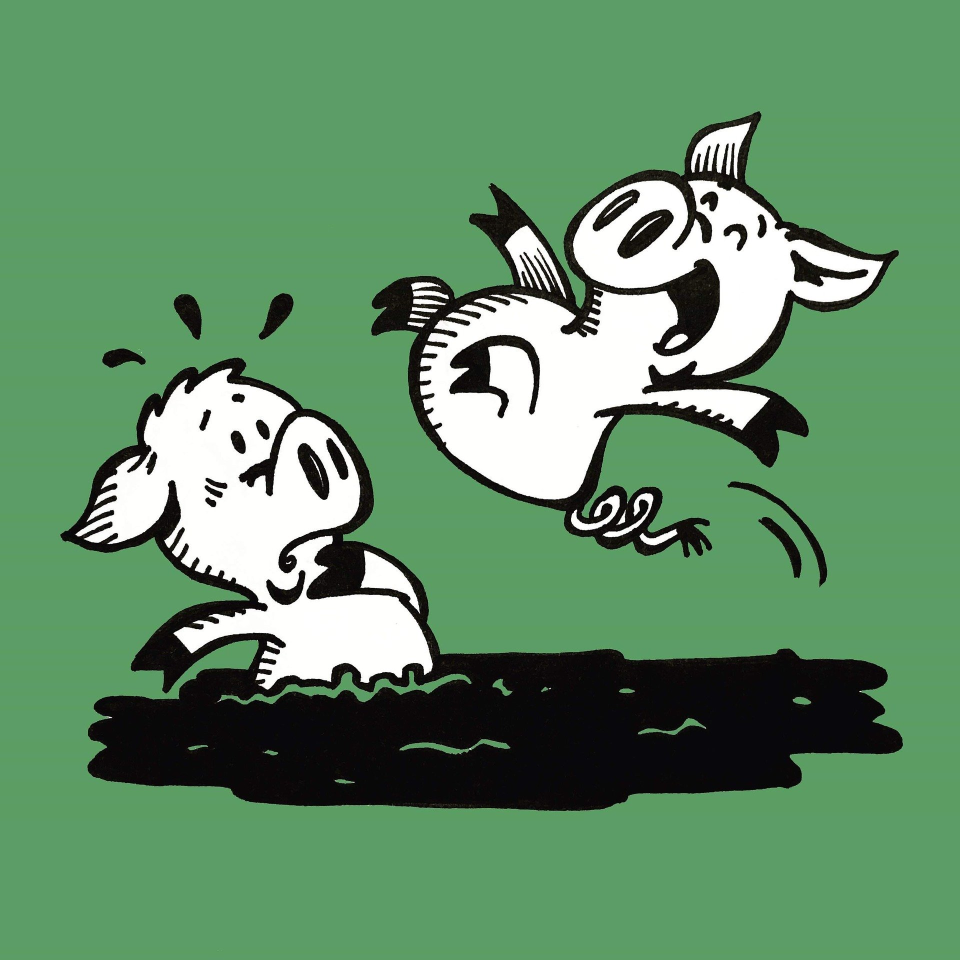
#> input picture OpenCV/img/pig.jpg, 1920 x 1920 px (shown at 1/2 size)
$ python Openv_program.py
#> lines starting #> are read from the running program, lines starting #| are printed output that depends on the picture
import cv2
import numpy as np

img = cv2.imread('../img/pig.jpg', cv2.IMREAD_COLOR)
#> img is the input picture: shape (1920, 1920, 3); mean B, G, R 103.4, 142.1, 97.2
resize_img = cv2.resize(img, dsize=(200,200), interpolation=cv2.INTER_LINEAR)
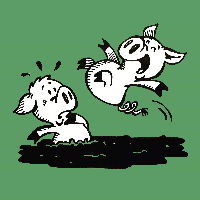
#> resize_img: shape (200, 200, 3); mean B, G, R 103.4, 142.1, 97.2


cv2.imshow("resize_img", resize_img)
cv2.waitKey(0)
cv2.destroyAllWindows()
